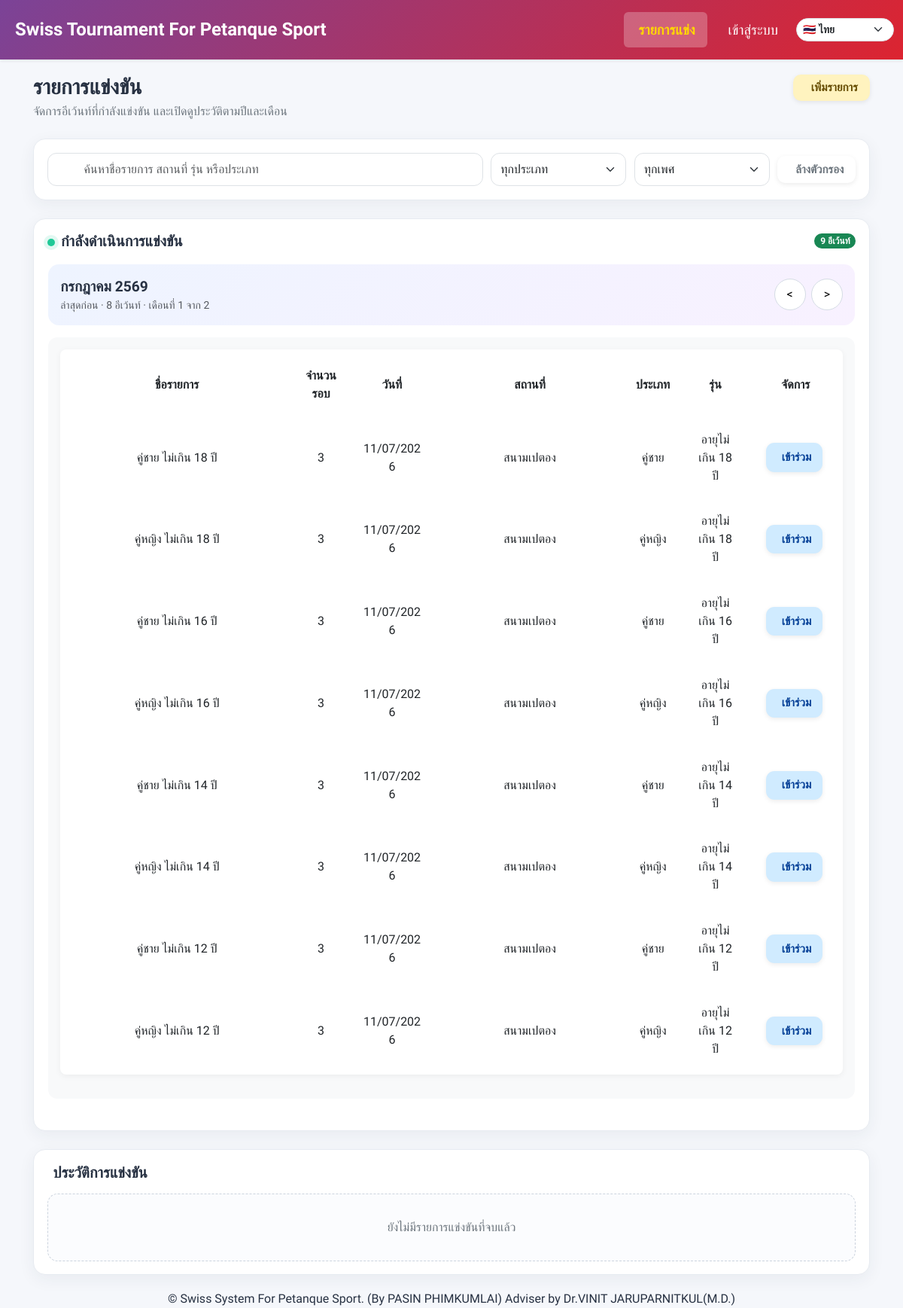
The page / on the database its author committed.
### models.py (models this page shows)
class Event(db.Model):
    __tablename__ = "events"
    id = db.Column(db.Integer, primary_key=True)
    name = db.Column(db.String(100), nullable=False)
    location = db.Column(db.String(100))
    category = db.Column(db.String(50))
    sex = db.Column(db.String(50))
    age_group = db.Column(db.String(50))
    rounds = db.Column(db.Integer)
    current_round = db.Column(db.Integer, default=1)
    date = db.Column(db.Date, nullable=True)
    auto_field_enabled = db.Column(db.Boolean, default=False)
    field_prefix = db.Column(db.String(10), default='')  # เช่น 'A', ''
    field_start = db.Column(db.Integer, default=1)
    field_max = db.Column(db.Integer, default=16)
    field_exclude = db.Column(db.String, default='')  # เช่น '3,7,11
    logo_filename = db.Column(db.Text)  # เก็บเป็น JSON list
    is_finished = db.Column(db.Boolean, default=False, nullable=False)
    finished_at = db.Column(db.DateTime, nullable=True)
    finished_by_id = db.Column(db.Integer, db.ForeignKey("users.id"), nullable=True)
    created_at = db.Column(db.DateTime, server_default=text('CURRENT_TIMESTAMP'), nullable=True)
    creator_id = db.Column(db.Integer, db.ForeignKey("users.id"), nullable=False)
    teams = db.relationship("Team", backref="event", cascade="all, delete-orphan", lazy=True)
    matches = db.relationship("Match", backref="event", cascade="all, delete-orphan", lazy=True)

### app.py (the view, shortened to what this page needs)
@app.route("/")
def index():
    all_events = Event.query.order_by(Event.date.desc(), Event.id.desc()).all()
    event_ids = [event.id for event in all_events]
    team_counts = {}
    match_counts = {}
    field_counts = {}
    if event_ids:
        team_counts = dict(
            db.session.query(Team.event_id, func.count(Team.id))
            .filter(Team.event_id.in_(event_ids))
            .group_by(Team.event_id)
            .all()
        )
        match_counts = dict(
            db.session.query(Match.event_id, func.count(Match.id))
            .filter(Match.event_id.in_(event_ids))
            .group_by(Match.event_id)
            .all()
        )
        field_counts = dict(
            db.session.query(Match.event_id, func.count(func.distinct(Match.field)))
            .filter(Match.event_id.in_(event_ids), Match.field.isnot(None))
            .group_by(Match.event_id)
            .all()
        )
    active_events = []
    finished_nested = defaultdict(lambda: defaultdict(list))
    for event in all_events:
        event.team_count = int(team_counts.get(event.id, 0) or 0)
        event.match_count = int(match_counts.get(event.id, 0) or 0)
        event.field_count = int(field_counts.get(event.id, 0) or 0)
        if getattr(event, 'is_finished', False):
            year = event.date.year if event.date else 0
            month = event.date.month if event.date else 0
            finished_nested[year][month].append(event)
        else:
            active_events.append(event)
    active_events = sorted(
        active_events,
        key=lambda e: (
            e.date is not None,
            e.date or date.min,
            e.id,
        ),
        reverse=True,
    )
    thai_months = {
        0: 'ไม่ระบุเดือน', 1: 'มกราคม', 2: 'กุมภาพันธ์', 3: 'มีนาคม',
        4: 'เมษายน', 5: 'พฤษภาคม', 6: 'มิถุนายน', 7: 'กรกฎาคม',
        8: 'สิงหาคม', 9: 'กันยายน', 10: 'ตุลาคม', 11: 'พฤศจิกายน', 12: 'ธันวาคม'
    }
    active_nested = defaultdict(list)
    for event in active_events:
        year = event.date.year if event.date else 0
        month = event.date.month if event.date else 0
        active_nested[(year, month)].append(event)
    active_events_by_month = []
    for year, month in sorted(active_nested.keys(), reverse=True):
        month_events = sorted(
            active_nested[(year, month)],
            key=lambda e: (e.date or date.min, e.id),
            reverse=True,
        )
        active_events_by_month.append({
            'year': year,
            'month': month,
            'month_name': thai_months.get(month, 'ไม่ระบุเดือน'),
            'events': month_events,
            'event_count': len(month_events),
        })
    finished_events_by_year_month = {}
    category_options = sorted({(e.category or '').strip() for e in all_events if (e.category or '').strip()})
    sex_options = sorted({(e.sex or '').strip() for e in all_events if (e.sex or '').strip()})
    return render_template(
        "index.html",
        upcoming_events=active_events,
        active_events_by_month=active_events_by_month,
        finished_events_by_year_month=finished_events_by_year_month,
        category_options=category_options,
        sex_options=sex_options,
        events=all_events,
    )

### templates/index.html (shortened to what this page needs)
{% extends "base.html" %}
{% block content %}
<div class="event-home">
  <div class="d-flex flex-wrap justify-content-between align-items-start gap-3 mb-4 no-print">
    <div>
      <h3 class="page-title">รายการแข่งขัน</h3>
      <p class="page-subtitle">จัดการอีเว้นท์ที่กำลังแข่งขัน และเปิดดูประวัติตามปีและเดือน</p>
    </div>
    <div class="d-flex flex-wrap gap-2 justify-content-end">
      <button class="btn btn-yellow btn-custom" data-bs-toggle="modal" data-bs-target="#addEventModal"> เพิ่มรายการ</button>
    </div>
  </div>
  <div class="section-panel mb-4 no-print">
    <div class="filter-bar">
      <div class="search-box position-relative">
        <input id="eventSearch" type="search" class="form-control ps-5" placeholder="ค้นหาชื่อรายการ สถานที่ รุ่น หรือประเภท">
      </div>
      <select id="categoryFilter" class="form-select">
        <option value="">ทุกประเภท</option>
      </select>
      <select id="sexFilter" class="form-select">
        <option value="">ทุกเพศ</option>
      </select>
      <button id="clearFilters" type="button" class="btn btn-outline-secondary btn-custom"> ล้างตัวกรอง</button>
    </div>
  </div>
  <section class="section-panel mb-4">
    <div class="section-heading">
      <h5><span class="status-dot"></span>กำลังดำเนินการแข่งขัน</h5>
      <span class="badge rounded-pill text-bg-success">{{ upcoming_events|length }} อีเว้นท์</span>
    </div>
    {% if active_events_by_month %}
    <div id="activeMonthCarousel" class="carousel slide month-shell" data-bs-interval="false" data-bs-touch="true">
      <div class="carousel-inner">
        {% for month_data in active_events_by_month %}
        <div class="carousel-item {% if loop.first %}active{% endif %}">
          <div class="month-header">
            <div>
              <p class="month-title">{{ month_data.month_name }} {{ month_data.year + 543 if month_data.year else '' }}</p>
              <div class="small text-muted">ล่าสุดก่อน · {{ month_data.event_count }} อีเว้นท์ · เดือนที่ {{ loop.index }} จาก {{ active_events_by_month|length }}</div>
            </div>
            {% if active_events_by_month|length > 1 %}
            <div class="month-nav no-print">
              <button type="button" data-bs-target="#activeMonthCarousel" data-bs-slide="prev" aria-label="เดือนก่อนหน้า"><</button>
              <button type="button" data-bs-target="#activeMonthCarousel" data-bs-slide="next" aria-label="เดือนถัดไป">></button>
            </div>
            {% endif %}
          </div>
          <div class="table-responsive">
            <table class="table table-borderless table-custom">
              <thead>
                <tr><th>ชื่อรายการ</th><th>จำนวน<br>รอบ</th><th>วันที่</th><th>สถานที่</th><th>ประเภท</th><th>รุ่น</th><th>จัดการ</th></tr>
              </thead>
              <tbody class="filter-scope">
                {% for event in month_data.events %}
                <tr class="event-filter-item" data-search="{{ (event.name ~ ' ' ~ (event.location or '') ~ ' ' ~ (event.category or '') ~ ' ' ~ (event.sex or '') ~ ' ' ~ (event.age_group or ''))|lower }}" data-category="{{ (event.category or '')|lower }}" data-sex="{{ (event.sex or '')|lower }}">
                  <td data-label="ชื่อรายการ" class="event-name-cell">{{ event.name }}</td>
                  <td data-label="จำนวนรอบ">{{ event.rounds }}</td>
                  <td data-label="วันที่" class="date-cell">{{ event.date.strftime('%d/%m/%Y') if event.date else '-' }}</td>
                  <td data-label="สถานที่" class="location-cell">{{ event.location or '-' }}</td>
                  <td data-label="ประเภท">{{ event.category or '-' }}{{ event.sex or '-' }}</td>
                  <td data-label="รุ่น">{{ event.age_group or '-' }}</td>
                  <td data-label="จัดการ" class="action-cell">
                    <a href="{{ url_for('event_detail', event_id=event.id) }}" class="btn btn-blue btn-custom me-1"> เข้าร่วม</a>
                  </td>
                </tr>
                {% endfor %}
              </tbody>
            </table>
          </div>
        </div>
        {% endfor %}
      </div>
    </div>
    {% else %}
    <div class="empty-state">ไม่มีรายการแข่งขันที่กำลังดำเนินการ</div>
    {% endif %}
  </section>
  <section class="section-panel">
    <div class="section-heading">
      <h5>ประวัติการแข่งขัน</h5>
    </div>
    {% if finished_events_by_year_month %}
    <div class="year-tabs no-print">
      {% for year in finished_events_by_year_month.keys() %}
      <button type="button" class="year-tab {% if loop.first %}active{% endif %}" data-year-target="year-{{ year }}">{{ year + 543 if year else 'ไม่ระบุปี' }}</button>
      {% endfor %}
    </div>
    {% for year, months in finished_events_by_year_month.items() %}
    <div id="year-{{ year }}" class="year-pane {% if loop.first %}active{% endif %}">
      <div id="monthCarousel-{{ year }}" class="carousel slide month-shell" data-bs-interval="false" data-bs-touch="true">
        <div class="carousel-inner">
          {% for month, month_data in months.items() %}
          <div class="carousel-item {% if loop.first %}active{% endif %}">
            <div class="month-header">
              <div><p class="month-title">{{ month_data.month_name }} {{ year + 543 if year else '' }}</p><div class="small text-muted">เดือนที่ {{ loop.index }} จาก {{ months|length }}</div></div>
              {% if months|length > 1 %}<div class="month-nav no-print"><button type="button" data-bs-target="#monthCarousel-{{ year }}" data-bs-slide="prev"><i class="bi bi-chevron-left"></i></button><button type="button" data-bs-target="#monthCarousel-{{ year }}" data-bs-slide="next"><i class="bi bi-chevron-right"></i></button></div>{% endif %}
            </div>
            <div class="month-stats">
              <div class="stat-card"><div class="stat-number">{{ month_data.event_count }}</div><div class="stat-label">อีเว้นท์</div></div>
              <div class="stat-card"><div class="stat-number">{{ month_data.team_count }}</div><div class="stat-label">ทีม/นักกีฬา</div></div>
              <div class="stat-card"><div class="stat-number">{{ month_data.match_count }}</div><div class="stat-label">แมตช์</div></div>
              <div class="stat-card"><div class="stat-number">{{ month_data.field_count }}</div><div class="stat-label">สนามที่ใช้รวม</div></div>
            </div>
            <div class="table-responsive">
              <table class="table table-borderless table-custom">
                <thead><tr><th>ชื่อรายการ</th><th>จำนวน<br>รอบ</th><th>วันที่</th><th>สถานที่</th><th>ประเภท</th><th>รุ่น</th><th>จัดการ</th></tr></thead>
                <tbody class="filter-scope">
                  {% for event in month_data.events %}
                  <tr class="event-filter-item" data-search="{{ (event.name ~ ' ' ~ (event.location or '') ~ ' ' ~ (event.category or '') ~ ' ' ~ (event.sex or '') ~ ' ' ~ (event.age_group or ''))|lower }}" data-category="{{ (event.category or '')|lower }}" data-sex="{{ (event.sex or '')|lower }}">
                    <td data-label="ชื่อรายการ" class="event-name-cell">{{ event.name }}</td><td data-label="จำนวนรอบ">{{ event.rounds }}</td><td data-label="วันที่" class="date-cell">{{ event.date.strftime('%d/%m/%Y') if event.date else '-' }}</td><td data-label="สถานที่" class="location-cell">{{ event.location or '-' }}</td><td data-label="ประเภท">{{ event.category or '-' }}{{ event.sex or '-' }}</td><td data-label="รุ่น">{{ event.age_group or '-' }}</td>
                    <td data-label="จัดการ" class="action-cell"><a href="{{ url_for('event_detail', event_id=event.id) }}" class="btn btn-blue btn-custom me-1"><i class="bi bi-box-arrow-in-right"></i> ดูผล</a>{% if current_user.is_authenticated and current_user.role in ['admin', 'superadmin'] %}<a href="{{ url_for('edit_event', event_id=event.id) }}" class="btn btn-green btn-custom me-1"><i class="bi bi-pencil-square"></i> แก้ไข</a><a href="{{ url_for('delete_event', event_id=event.id) }}" class="btn btn-red btn-custom" onclick="return confirm('คุณแน่ใจว่าต้องการลบรายการนี้หรือไม่?')"><i class="bi bi-trash"></i> ลบ</a>{% endif %}</td>
                  </tr>
                  {% endfor %}
                  <tr class="filter-empty"><td colspan="7" class="text-center text-muted">ไม่พบอีเว้นท์ในเดือนนี้ที่ตรงกับตัวกรอง</td></tr>
                </tbody>
              </table>
            </div>
          </div>
          {% endfor %}
        </div>
      </div>
    </div>
    {% endfor %}
    {% else %}<div class="empty-state">ยังไม่มีรายการแข่งขันที่จบแล้ว</div>{% endif %}
  </section>
</div>
<body>
  <footer class="text-center">
    &copy; {{ current_year }} Swiss System For Petanque Sport. (By PASIN PHIMKUMLAI) Adviser by Dr.VINIT
    JARUPARNITKUL(M.D.)
  </footer>
</body>
{% endblock %}

### rows shown on the page
Event: name "คู่ชาย ไม่เกิน 18 ปี", rounds "3", date "11/07/2026", location "สนามเปตอง", category "คู่", sex "ชาย", age_group "อายุไม่เกิน 18 ปี"
Event: name "คู่หญิง ไม่เกิน 18 ปี", rounds "3", date "11/07/2026", location "สนามเปตอง", category "คู่", sex "หญิง", age_group "อายุไม่เกิน 18 ปี"
Event: name "คู่ชาย ไม่เกิน 16 ปี", rounds "3", date "11/07/2026", location "สนามเปตอง", category "คู่", sex "ชาย", age_group "อายุไม่เกิน 16 ปี"
Event: name "คู่หญิง ไม่เกิน 16 ปี", rounds "3", date "11/07/2026", location "สนามเปตอง", category "คู่", sex "หญิง", age_group "อายุไม่เกิน 16 ปี"
Event: name "คู่ชาย ไม่เกิน 14 ปี", rounds "3", date "11/07/2026", location "สนามเปตอง", category "คู่", sex "ชาย", age_group "อายุไม่เกิน 14 ปี"
Event: name "คู่หญิง ไม่เกิน 14 ปี", rounds "3", date "11/07/2026", location "สนามเปตอง", category "คู่", sex "หญิง", age_group "อายุไม่เกิน 14 ปี"
Event: name "คู่ชาย ไม่เกิน 12 ปี", rounds "3", date "11/07/2026", location "สนามเปตอง", category "คู่", sex "ชาย", age_group "อายุไม่เกิน 12 ปี"
Event: name "คู่หญิง ไม่เกิน 12 ปี", rounds "3", date "11/07/2026", location "สนามเปตอง", category "คู่", sex "หญิง", age_group "อายุไม่เกิน 12 ปี"

### other values the page prints
{{ t('events') }} "รายการแข่ง"
{{ t('login') }} "เข้าสู่ระบบ"
{{ upcoming_events|length }} "9"
{{ month_data.month_name }} "กรกฎาคม"
{{ month_data.year + 543 if month_data.year else '' }} "2569"
{{ month_data.event_count }} "8"
{{ active_events_by_month|length }} "2"
form field value "🇹🇭 ไทย"
